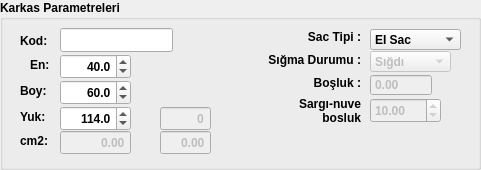
     <widget class="QGroupBox" name="groupBox_26">
      <property name="geometry">
       <rect>
        <x>2</x>
        <y>0</y>
        <width>481</width>
        <height>170</height>
       </rect>
      </property>
      <property name="font">
       <font>
        <weight>75</weight>
        <bold>true</bold>
       </font>
      </property>
      <property name="title">
       <string>Karkas Parametreleri</string>
      </property>
      <widget class="QLabel" name="label_56">
       <property name="geometry">
        <rect>
         <x>30</x>
         <y>54</y>
         <width>31</width>
         <height>21</height>
        </rect>
       </property>
       <property name="text">
        <string>En:</string>
       </property>
      </widget>
      <widget class="QDoubleSpinBox" name="doubleSpinBox_karkas_en">
       <property name="geometry">
        <rect>
         <x>60</x>
         <y>54</y>
         <width>71</width>
         <height>25</height>
        </rect>
       </property>
       <property name="font">
        <font>
         <weight>75</weight>
         <bold>true</bold>
        </font>
       </property>
       <property name="layoutDirection">
        <enum>Qt::LeftToRight</enum>
       </property>
       <property name="autoFillBackground">
        <bool>false</bool>
       </property>
       <property name="alignment">
        <set>Qt::AlignRight|Qt::AlignTrailing|Qt::AlignVCenter</set>
       </property>
       <property name="decimals">
        <number>1</number>
       </property>
       <property name="maximum">
        <double>9999.000000000000000</double>
       </property>
       <property name="value">
        <double>40.000000000000000</double>
       </property>
      </widget>
      <widget class="QLabel" name="label_57">
       <property name="geometry">
        <rect>
         <x>20</x>
         <y>80</y>
         <width>31</width>
         <height>21</height>
        </rect>
       </property>
       <property name="text">
        <string>Boy:</string>
       </property>
      </widget>
      <widget class="QDoubleSpinBox" name="doubleSpinBox_karkas_boy">
       <property name="geometry">
        <rect>
         <x>60</x>
         <y>80</y>
         <width>71</width>
         <height>25</height>
        </rect>
       </property>
       <property name="font">
        <font>
         <weight>75</weight>
         <bold>true</bold>
        </font>
       </property>
       <property name="layoutDirection">
        <enum>Qt::LeftToRight</enum>
       </property>
       <property name="autoFillBackground">
        <bool>false</bool>
       </property>
       <property name="alignment">
        <set>Qt::AlignRight|Qt::AlignTrailing|Qt::AlignVCenter</set>
       </property>
       <property name="decimals">
        <number>1</number>
       </property>
       <property name="maximum">
        <double>9999.000000000000000</double>
       </property>
       <property name="value">
        <double>60.000000000000000</double>
       </property>
      </widget>
      <widget class="QLabel" name="label_58">
       <property name="geometry">
        <rect>
         <x>20</x>
         <y>106</y>
         <width>31</width>
         <height>21</height>
        </rect>
       </property>
       <property name="text">
        <string>Yuk:</string>
       </property>
      </widget>
      <widget class="QDoubleSpinBox" name="doubleSpinBox_karkas_yukseklik">
       <property name="geometry">
        <rect>
         <x>60</x>
         <y>106</y>
         <width>71</width>
         <height>25</height>
        </rect>
       </property>
       <property name="font">
        <font>
         <weight>75</weight>
         <bold>true</bold>
        </font>
       </property>
       <property name="layoutDirection">
        <enum>Qt::LeftToRight</enum>
       </property>
       <property name="autoFillBackground">
        <bool>false</bool>
       </property>
       <property name="alignment">
        <set>Qt::AlignRight|Qt::AlignTrailing|Qt::AlignVCenter</set>
       </property>
       <property name="decimals">
        <number>1</number>
       </property>
       <property name="maximum">
        <double>9999.000000000000000</double>
       </property>
       <property name="value">
        <double>114.000000000000000</double>
       </property>
      </widget>
      <widget class="QLabel" name="label_60">
       <property name="geometry">
        <rect>
         <x>20</x>
         <y>130</y>
         <width>31</width>
         <height>21</height>
        </rect>
       </property>
       <property name="text">
        <string>cm2:</string>
       </property>
      </widget>
      <widget class="QDoubleSpinBox" name="doubleSpinBox_karkas_cm">
       <property name="enabled">
        <bool>false</bool>
       </property>
       <property name="geometry">
        <rect>
         <x>60</x>
         <y>130</y>
         <width>71</width>
         <height>25</height>
        </rect>
       </property>
       <property name="font">
        <font>
         <weight>75</weight>
         <bold>true</bold>
        </font>
       </property>
       <property name="layoutDirection">
        <enum>Qt::LeftToRight</enum>
       </property>
       <property name="autoFillBackground">
        <bool>false</bool>
       </property>
       <property name="alignment">
        <set>Qt::AlignRight|Qt::AlignTrailing|Qt::AlignVCenter</set>
       </property>
       <property name="buttonSymbols">
        <enum>QAbstractSpinBox::NoButtons</enum>
       </property>
       <property name="decimals">
        <number>2</number>
       </property>
       <property name="maximum">
        <double>9999.000000000000000</double>
       </property>
       <property name="value">
        <double>0.000000000000000</double>
       </property>
      </widget>
      <widget class="QDoubleSpinBox" name="doubleSpinBox_karkas_cm_oto">
       <property name="enabled">
        <bool>false</bool>
       </property>
       <property name="geometry">
        <rect>
         <x>160</x>
         <y>130</y>
         <width>51</width>
         <height>25</height>
        </rect>
       </property>
       <property name="font">
        <font>
         <weight>75</weight>
         <bold>true</bold>
        </font>
       </property>
       <property name="layoutDirection">
        <enum>Qt::LeftToRight</enum>
       </property>
       <property name="autoFillBackground">
        <bool>false</bool>
       </property>
       <property name="alignment">
        <set>Qt::AlignRight|Qt::AlignTrailing|Qt::AlignVCenter</set>
       </property>
       <property name="buttonSymbols">
        <enum>QAbstractSpinBox::NoButtons</enum>
       </property>
       <property name="decimals">
        <number>2</number>
       </property>
       <property name="maximum">
        <double>9999.000000000000000</double>
       </property>
       <property name="value">
        <double>0.000000000000000</double>
       </property>
      </widget>
      <widget class="QDoubleSpinBox" name="doubleSpinBox_karkas_yuk_oto">
       <property name="enabled">
        <bool>false</bool>
       </property>
       <property name="geometry">
        <rect>
         <x>160</x>
         <y>106</y>
         <width>51</width>
         <height>25</height>
        </rect>
       </property>
       <property name="font">
        <font>
         <weight>75</weight>
         <bold>true</bold>
        </font>
       </property>
       <property name="layoutDirection">
        <enum>Qt::LeftToRight</enum>
       </property>
       <property name="autoFillBackground">
        <bool>false</bool>
       </property>
       <property name="alignment">
        <set>Qt::AlignRight|Qt::AlignTrailing|Qt::AlignVCenter</set>
       </property>
       <property name="buttonSymbols">
        <enum>QAbstractSpinBox::NoButtons</enum>
       </property>
       <property name="decimals">
        <number>0</number>
       </property>
       <property name="maximum">
        <double>9999.000000000000000</double>
       </property>
       <property name="value">
        <double>0.000000000000000</double>
       </property>
      </widget>
      <widget class="QLabel" name="label_yuk_error">
       <property name="geometry">
        <rect>
         <x>50</x>
         <y>106</y>
         <width>20</width>
         <height>20</height>
        </rect>
       </property>
       <property name="text">
        <string/>
       </property>
       <property name="pixmap">
        <pixmap resource="icons.qrc">:/staticfiles/icons/warning.png</pixmap>
       </property>
       <property name="scaledContents">
        <bool>true</bool>
       </property>
      </widget>
      <widget class="QLabel" name="label_Ac_ok">
       <property name="geometry">
        <rect>
         <x>130</x>
         <y>130</y>
         <width>21</width>
         <height>21</height>
        </rect>
       </property>
       <property name="text">
        <string/>
       </property>
       <property name="pixmap">
        <pixmap resource="icons.qrc">:/staticfiles/icons/checked.png</pixmap>
       </property>
       <property name="scaledContents">
        <bool>true</bool>
       </property>
      </widget>
      <widget class="QLabel" name="label_Ac_error">
       <property name="geometry">
        <rect>
         <x>60</x>
         <y>130</y>
         <width>20</width>
         <height>20</height>
        </rect>
       </property>
       <property name="text">
        <string/>
       </property>
       <property name="pixmap">
        <pixmap resource="icons.qrc">:/staticfiles/icons/warning.png</pixmap>
       </property>
       <property name="scaledContents">
        <bool>true</bool>
       </property>
      </widget>
      <widget class="QLabel" name="label_Ac_ok_2">
       <property name="geometry">
        <rect>
         <x>450</x>
         <y>70</y>
         <width>21</width>
         <height>21</height>
        </rect>
       </property>
       <property name="text">
        <string/>
       </property>
       <property name="pixmap">
        <pixmap resource="icons.qrc">:/staticfiles/icons/checked.png</pixmap>
       </property>
       <property name="scaledContents">
        <bool>true</bool>
       </property>
      </widget>
      <widget class="QDoubleSpinBox" name="doubleSpinBox_8">
       <property name="enabled">
        <bool>false</bool>
       </property>
       <property name="geometry">
        <rect>
         <x>370</x>
         <y>74</y>
         <width>62</width>
         <height>22</height>
        </rect>
       </property>
       <property name="buttonSymbols">
        <enum>QAbstractSpinBox::NoButtons</enum>
       </property>
       <property name="minimum">
        <double>-999.000000000000000</double>
       </property>
       <property name="maximum">
        <double>9999.989999999999782</double>
       </property>
      </widget>
      <widget class="QComboBox" name="comboBox_2">
       <property name="enabled">
        <bool>false</bool>
       </property>
       <property name="geometry">
        <rect>
         <x>370</x>
         <y>51</y>
         <width>81</width>
         <height>21</height>
        </rect>
       </property>
       <item>
        <property name="text">
         <string>Sığdı</string>
        </property>
       </item>
       <item>
        <property name="text">
         <string>Yanlış</string>
        </property>
       </item>
       <item>
        <property name="text">
         <string>Kesme</string>
        </property>
       </item>
      </widget>
      <widget class="QLabel" name="label_76">
       <property name="geometry">
        <rect>
         <x>250</x>
         <y>52</y>
         <width>111</width>
         <height>16</height>
        </rect>
       </property>
       <property name="text">
        <string>Sığma Durumu :</string>
       </property>
       <property name="alignment">
        <set>Qt::AlignRight|Qt::AlignTrailing|Qt::AlignVCenter</set>
       </property>
      </widget>
      <widget class="QLabel" name="label_Ac_error_2">
       <property name="geometry">
        <rect>
         <x>450</x>
         <y>50</y>
         <width>20</width>
         <height>20</height>
        </rect>
       </property>
       <property name="text">
        <string/>
       </property>
       <property name="pixmap">
        <pixmap resource="icons.qrc">:/staticfiles/icons/warning.png</pixmap>
       </property>
       <property name="scaledContents">
        <bool>true</bool>
       </property>
      </widget>
      <widget class="QLabel" name="label_77">
       <property name="geometry">
        <rect>
         <x>240</x>
         <y>75</y>
         <width>121</width>
         <height>16</height>
        </rect>
       </property>
       <property name="text">
        <string>Boşluk :</string>
       </property>
       <property name="alignment">
        <set>Qt::AlignRight|Qt::AlignTrailing|Qt::AlignVCenter</set>
       </property>
      </widget>
      <widget class="QLabel" name="label_yuk_ok">
       <property name="geometry">
        <rect>
         <x>130</x>
         <y>106</y>
         <width>21</width>
         <height>21</height>
        </rect>
       </property>
       <property name="text">
        <string/>
       </property>
       <property name="pixmap">
        <pixmap resource="icons.qrc">:/staticfiles/icons/checked.png</pixmap>
       </property>
       <property name="scaledContents">
        <bool>true</bool>
       </property>
      </widget>
      <widget class="QComboBox" name="comboBox_sactipi">
       <property name="geometry">
        <rect>
         <x>370</x>
         <y>29</y>
         <width>91</width>
         <height>21</height>
        </rect>
       </property>
       <item>
        <property name="text">
         <string>EI Sac</string>
        </property>
       </item>
       <item>
        <property name="text">
         <string>Kesme Sac</string>
        </property>
       </item>
      </widget>
      <widget class="QLabel" name="label_146">
       <property name="geometry">
        <rect>
         <x>290</x>
         <y>27</y>
         <width>71</width>
         <height>20</height>
        </rect>
       </property>
       <property name="text">
        <string>Sac Tipi :</string>
       </property>
       <property name="alignment">
        <set>Qt::AlignRight|Qt::AlignTrailing|Qt::AlignVCenter</set>
       </property>
      </widget>
      <widget class="QLabel" name="label_154">
       <property name="geometry">
        <rect>
         <x>240</x>
         <y>95</y>
         <width>121</width>
         <height>31</height>
        </rect>
       </property>
       <property name="layoutDirection">
        <enum>Qt::RightToLeft</enum>
       </property>
       <property name="text">
        <string>Sargı-nuve
 bosluk</string>
       </property>
       <property name="alignment">
        <set>Qt::AlignRight|Qt::AlignTrailing|Qt::AlignVCenter</set>
       </property>
      </widget>
      <widget class="QDoubleSpinBox" name="doubleSpinBox_nuvebosluk">
       <property name="enabled">
        <bool>false</bool>
       </property>
       <property name="geometry">
        <rect>
         <x>370</x>
         <y>98</y>
         <width>71</width>
         <height>25</height>
        </rect>
       </property>
       <property name="value">
        <double>10.000000000000000</double>
       </property>
      </widget>
      <widget class="QLineEdit" name="lineEdit_mlz_karkas">
       <property name="geometry">
        <rect>
         <x>60</x>
         <y>28</y>
         <width>113</width>
         <height>24</height>
        </rect>
       </property>
      </widget>
      <widget class="QLabel" name="label_61">
       <property name="geometry">
        <rect>
         <x>20</x>
         <y>30</y>
         <width>31</width>
         <height>21</height>
        </rect>
       </property>
       <property name="text">
        <string>Kod:</string>
       </property>
      </widget>
     </widget>
